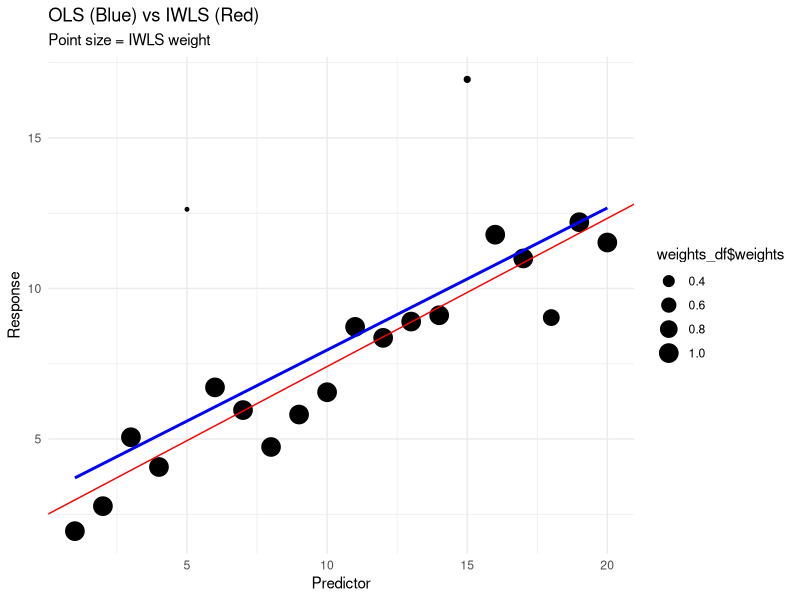

This chart was generated by the following R code:
# Load packages
library(ggplot2)
library(MASS)   # for rlm (robust regression using IWLS)
set.seed(123)

# Simulate data with some outliers
x <- 1:20
y <- 2 + 0.5*x + rnorm(20, sd=1)
y[c(5, 15)] <- y[c(5, 15)] + 8   # add outliers

data <- data.frame(x, y)

# OLS fit
ols_fit <- lm(y ~ x, data = data)

# IWLS fit using robust regression
iwls_fit <- rlm(y ~ x, data = data, psi = psi.huber) # Huber weights

# Extract weights from IWLS
weights_df <- data.frame(x = x, 
                         y = y, 
                         weights = iwls_fit$w)

# Plot OLS vs IWLS
p1 <- ggplot(data, aes(x, y)) +
  geom_point(aes(size = weights_df$weights), color = "black") +
  geom_smooth(method = "lm", se = FALSE, color = "blue", formula = y ~ x) +
  geom_abline(intercept = coef(iwls_fit)[1], slope = coef(iwls_fit)[2], color = "red") +
  labs(title = "OLS (Blue) vs IWLS (Red)",
       subtitle = "Point size = IWLS weight",
       y = "Response", x = "Predictor") +
  theme_minimal()

p1
